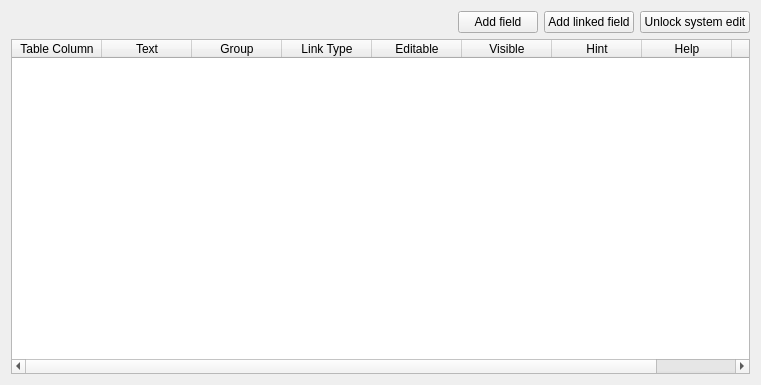
<?xml version="1.0" encoding="UTF-8"?>
<ui version="4.0">
 <class>FormColumns</class>
 <widget class="QWidget" name="FormColumns">
  <property name="geometry">
   <rect>
    <x>0</x>
    <y>0</y>
    <width>761</width>
    <height>385</height>
   </rect>
  </property>
  <property name="windowTitle">
   <string>Form</string>
  </property>
  <layout class="QVBoxLayout" name="verticalLayout">
   <item>
    <layout class="QHBoxLayout" name="horizontalLayout">
     <item>
      <spacer name="horizontalSpacer">
       <property name="orientation">
        <enum>Qt::Horizontal</enum>
       </property>
       <property name="sizeHint" stdset="0">
        <size>
         <width>40</width>
         <height>20</height>
        </size>
       </property>
      </spacer>
     </item>
     <item>
      <widget class="QPushButton" name="add_button">
       <property name="text">
        <string>Add field</string>
       </property>
      </widget>
     </item>
     <item>
      <widget class="QPushButton" name="add_linked_button">
       <property name="text">
        <string>Add linked field</string>
       </property>
      </widget>
     </item>
     <item>
      <widget class="QPushButton" name="unlock_button">
       <property name="text">
        <string>Unlock system edit</string>
       </property>
      </widget>
     </item>
    </layout>
   </item>
   <item>
    <widget class="QTableWidget" name="table">
     <property name="sizeAdjustPolicy">
      <enum>QAbstractScrollArea::AdjustToContents</enum>
     </property>
     <attribute name="horizontalHeaderCascadingSectionResizes">
      <bool>true</bool>
     </attribute>
     <attribute name="horizontalHeaderDefaultSectionSize">
      <number>90</number>
     </attribute>
     <attribute name="verticalHeaderVisible">
      <bool>false</bool>
     </attribute>
     <column>
      <property name="text">
       <string>Table Column</string>
      </property>
     </column>
     <column>
      <property name="text">
       <string>Text</string>
      </property>
     </column>
     <column>
      <property name="text">
       <string>Group</string>
      </property>
     </column>
     <column>
      <property name="text">
       <string>Link Type</string>
      </property>
     </column>
     <column>
      <property name="text">
       <string>Editable</string>
      </property>
     </column>
     <column>
      <property name="text">
       <string>Visible</string>
      </property>
     </column>
     <column>
      <property name="text">
       <string>Hint</string>
      </property>
     </column>
     <column>
      <property name="text">
       <string>Help</string>
      </property>
     </column>
     <column>
      <property name="text">
       <string>Actions</string>
      </property>
     </column>
    </widget>
   </item>
  </layout>
 </widget>
 <resources/>
 <connections/>
</ui>
